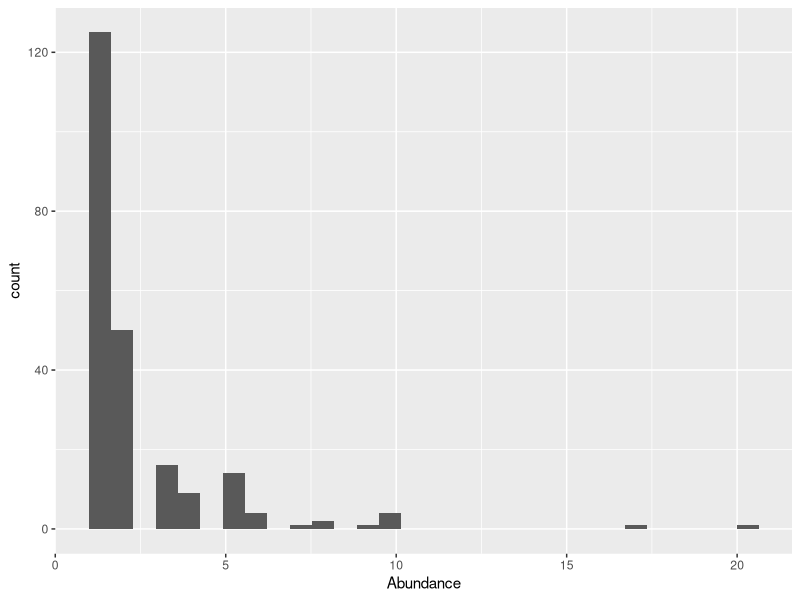
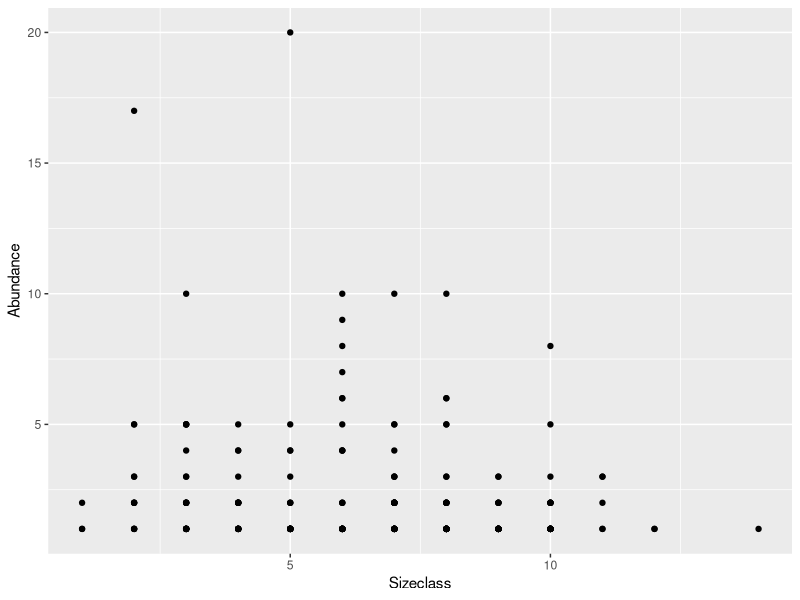
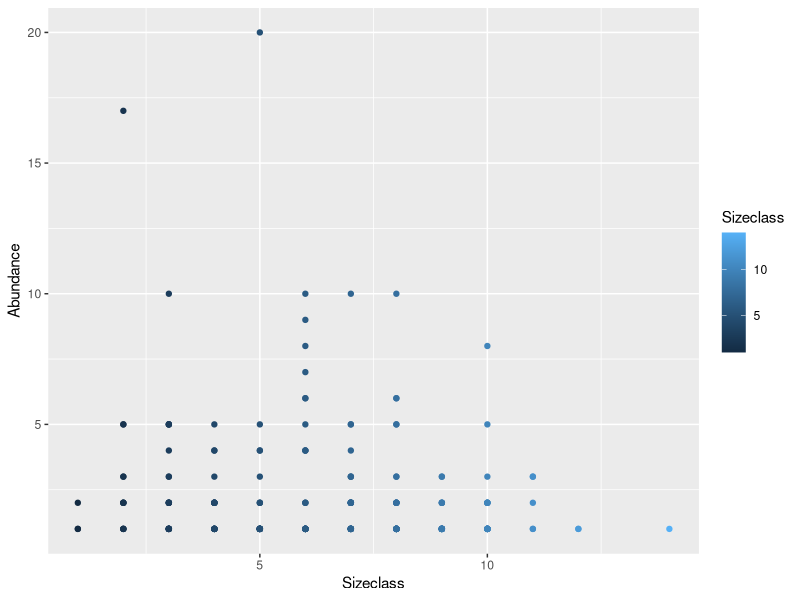
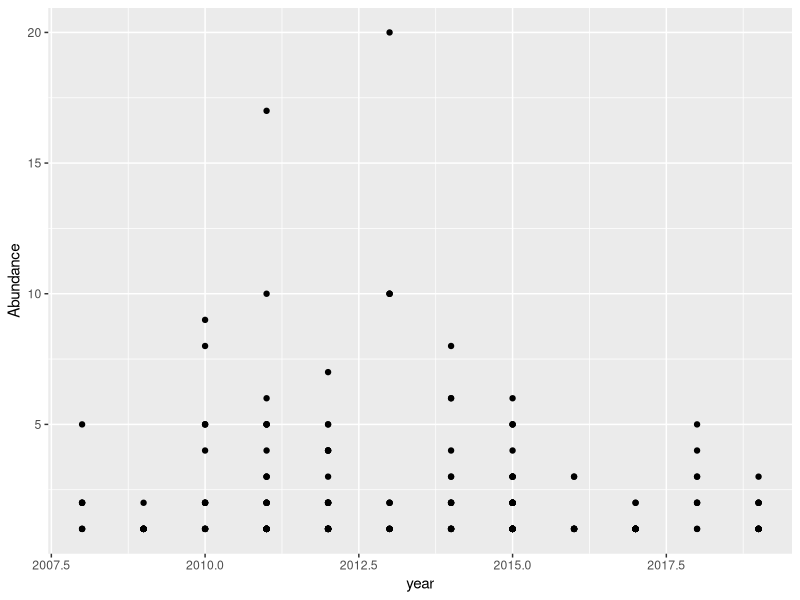
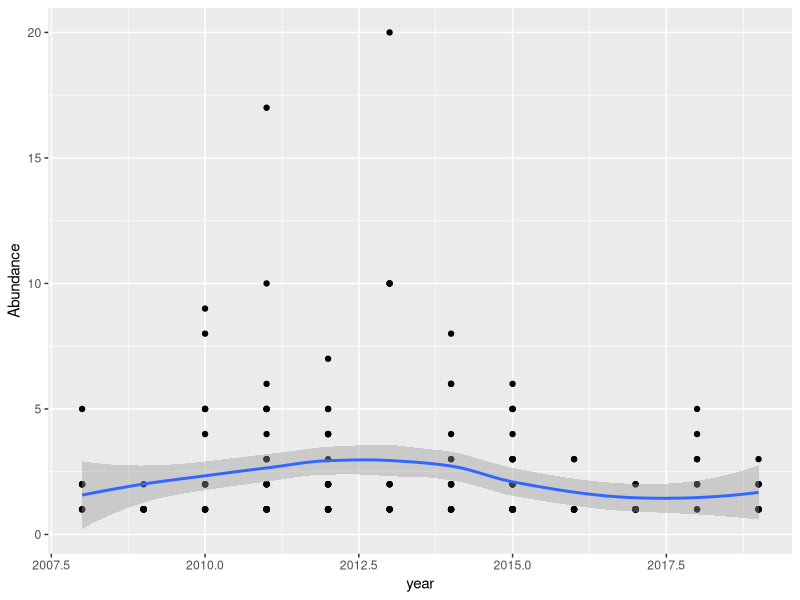
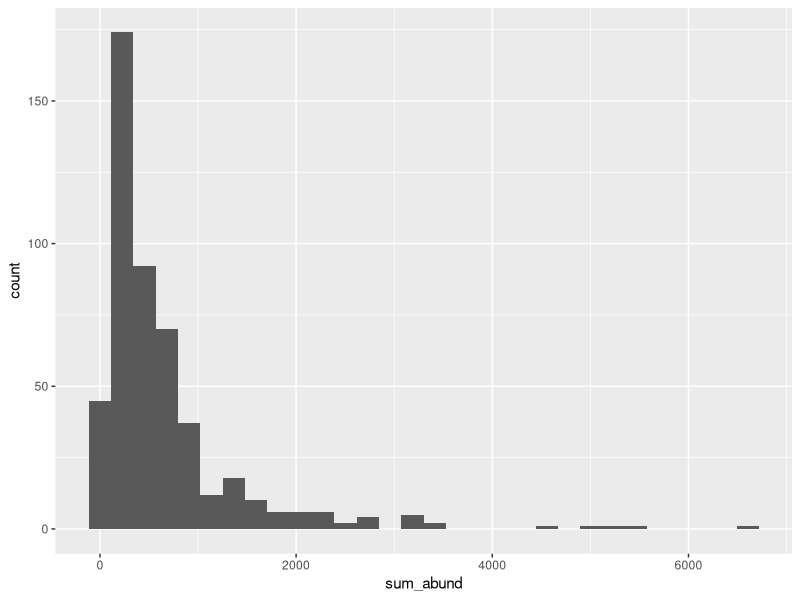
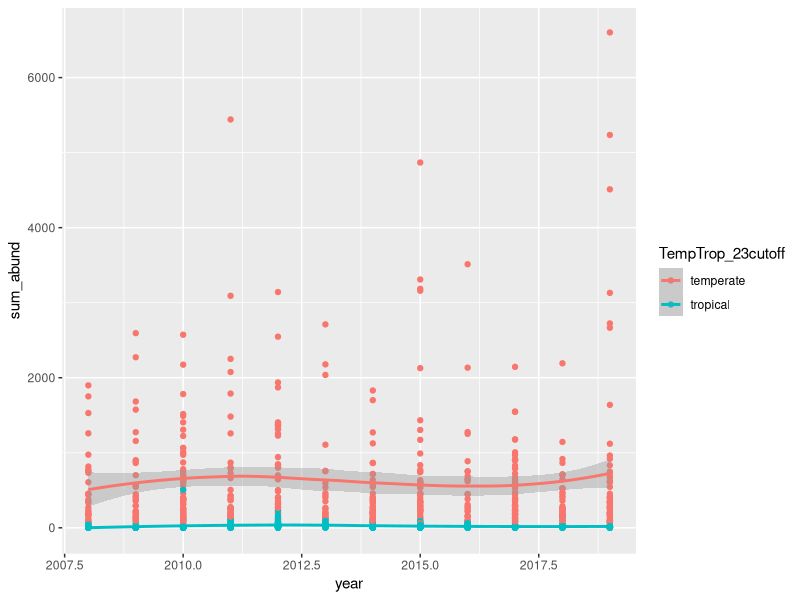
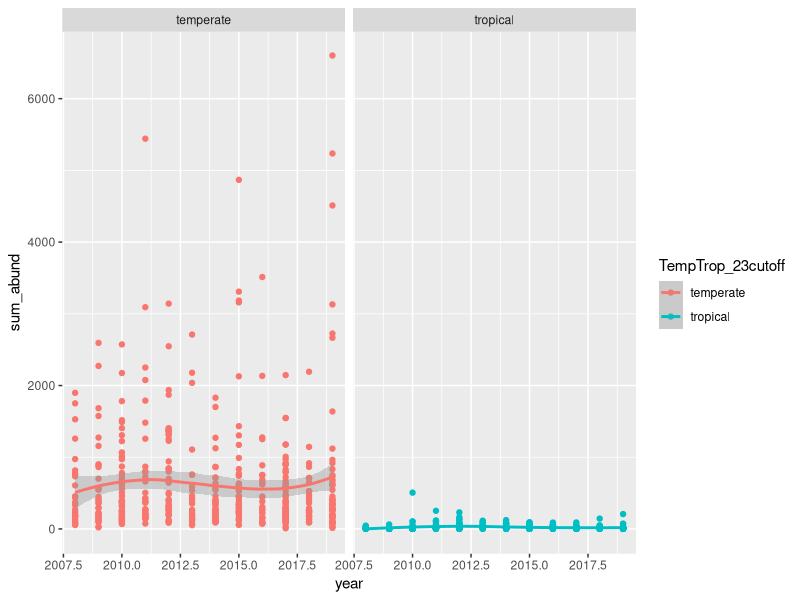

These figures' R source, in order:
## ---- chunk 1
knitr::opts_chunk$set(echo = TRUE, warning = FALSE, message = FALSE)
## ---- chunk 2
help(library)
#?library
## ---- chunk 3
# RLS data wrangling course
# CJ Brown 
# 2020-07-23
## ---- chunk 4
library(readr)
## ---- chunk 5
dat <- read_csv("data-raw/Rottnest-Island-UVC.csv")
## ---- chunk 6
dat$Sizeclass <- as.factor(dat$Sizeclass)
head(dat)
levels(dat$Sizeclass)
## ---- chunk 7
dat$Sizeclass <- as.numeric(dat$Sizeclass)
head(dat)
unique(dat$Sizeclass)
## ---- chunk 8
library(dplyr)
## ---- chunk 9
datscarus <- filter(dat, CURRENT_TAXONOMIC_NAME == "Scarus ghobban")
head(datscarus)
length(unique(datscarus$SpeciesID))
## ---- chunk 10
unique(dat$Method)
datsub <- select(dat, -Method)
head(datsub)
datsub2 <- select(dat, SurveyID:Sizeclass, Abundance:TempTrop_23cutoff)
head(datsub2)
## ---- chunk 11
library(ggplot2)
## ---- chunk 12
ggplot(datscarus) + 
  aes(x = Abundance) + 
  geom_histogram()
## ---- chunk 13
ggplot(datscarus) + 
  aes(x = Sizeclass, y = Abundance) +
  geom_point()
## ---- chunk 14
ggplot(datscarus) + 
  aes(x = Sizeclass, y = Abundance, color = Sizeclass) +
  geom_point()
## ---- chunk 15
survdat <- read_csv("data-raw/Rottnest-Island-surveys.csv")
datscarus2 <- left_join(datscarus, survdat, by = "SurveyID")
## ---- chunk 16
nrow(survdat)
length(unique(survdat$SurveyID))
## ---- chunk 17
nrow(datscarus)
nrow(datscarus2)
## ---- chunk 18
library(lubridate)
datscarus2$year <- year(datscarus2$SurveyDate)
## ---- chunk 19
ggplot(datscarus2) + 
  aes(x = year, y = Abundance) + 
  geom_point()
## ---- chunk 20
ggplot(datscarus2) + 
  aes(x = year, y = Abundance) + 
  geom_point() +
  stat_smooth()
## ---- chunk 21
dat2 <- left_join(dat, survdat, by = "SurveyID")
nrow(dat)
nrow(dat2)
length(unique(dat$SurveyID))
length(unique(dat2$SurveyID))
length(unique(survdat$SurveyID))
## ---- chunk 22
dups <- which(duplicated(survdat$SurveyID))
survdat$SurveyID[dups]
## ---- chunk 23
filter(survdat, SurveyID == survdat$SurveyID[dups])
## ---- chunk 24
survdat2 <- distinct(survdat)
nrow(survdat2)
anyDuplicated(survdat2$SurveyID)
## ---- chunk 25
dat2 <- left_join(dat, survdat2, by = "SurveyID")
nrow(dat)
nrow(dat2)
## ---- chunk 26
sdat <- read_csv("data-raw/Rottnest-Island-sites.csv")
length(unique(sdat$SiteCode))
nrow(sdat)
dat3 <- left_join(dat2, sdat, by = "SiteCode")
## ---- chunk 27
dat3$year <- year(dat3$SurveyDate)
## ---- chunk 28
sum(dat3$Abundance)
## ---- chunk 29
sum(dat3$Abundance, na.rm = TRUE)
## ---- chunk 30
summarize(dat3, sum(Abundance, na.rm = TRUE))
## ---- chunk 31

dat3g <- group_by(dat3, SurveyID)
datA <- summarize(dat3g, 
                  sum_abund = sum(Abundance, na.rm = TRUE))
head(datA)
## ---- chunk 32
ggplot(datA) + 
  aes(x = sum_abund, color = NULL) +
  geom_histogram()
## ---- chunk 33
dat3 <- filter(dat3, !is.na(TempTrop_23cutoff))
dat3g <- group_by(dat3, SurveyID, SiteCode, year, TempTrop_23cutoff)
dat4 <- summarize(dat3g, 
                  sum_abund = sum(Abundance, na.rm = TRUE))
head(dat4)
## ---- chunk 34
ggplot(dat4) + 
  aes(x = year, y = sum_abund, color = TempTrop_23cutoff) +
  geom_point() +
  stat_smooth()
## ---- chunk 35
ggplot(dat4) + 
  aes(x = year, y = sum_abund, color = TempTrop_23cutoff) +
  geom_point() +
  stat_smooth() + 
  facet_wrap(~TempTrop_23cutoff)
## ---- chunk 36
library(patchwork)
## ---- chunk 37
a <- ggplot(datA) + 
  aes(x = sum_abund, color = NULL) +
  geom_histogram() +
  ylab('Frequency') +
  xlab('Abundance') +
  theme_classic()
  
b <- ggplot(dat4) + 
  aes(x = year, y = sum_abund, color = TempTrop_23cutoff) +
  geom_point() +
  stat_smooth() +
  ylab('Abundance') +
  xlab('Year') +
  theme_classic() +
  theme(legend.title = element_blank())
## ---- chunk 38
c <- a + b
c
## ---- chunk 39
c <- a/b
c
## ---- chunk 40
c + plot_annotation(tag_levels = 'A')
ggsave('fig-1.png')
## ---- chunk 41
library(tidyr)
## ---- chunk 42
library(tidyr)
dat5 <- pivot_wider(dat4, names_from = TempTrop_23cutoff,
                    values_from = sum_abund,
                    values_fill = list(sum_abund = 0))
head(dat5)
## ---- chunk 43
dat5 <- mutate(dat5, prop_trop = tropical/(temperate + tropical))
## ---- chunk 44
dat6 <- pivot_longer(dat5, temperate:tropical, 
                     names_to = 'TempTrop_23cutoff',
                     values_to = 'sum_abund')
head(dat6)
## ---- chunk 45
ggplot(dat5) + 
  aes(x = year, y = prop_trop) +
  geom_point(aes(color = SiteCode)) + 
  stat_smooth()
## ---- chunk 46
dat7 <- dat2 %>% mutate(SurveyYear = year(SurveyDate)) %>% 
  filter(SurveyYear == 2011 & Sizeclass > 12) %>% 
  group_by(SiteCode, SpeciesID, CURRENT_TAXONOMIC_NAME) %>% 
  summarize(sum_abund = sum(Abundance))

ggplot(dat7) + 
  aes(x = SiteCode, y = sum_abund, fill = CURRENT_TAXONOMIC_NAME) +
  geom_bar(stat = 'identity') +
  theme(legend.position = "none")
